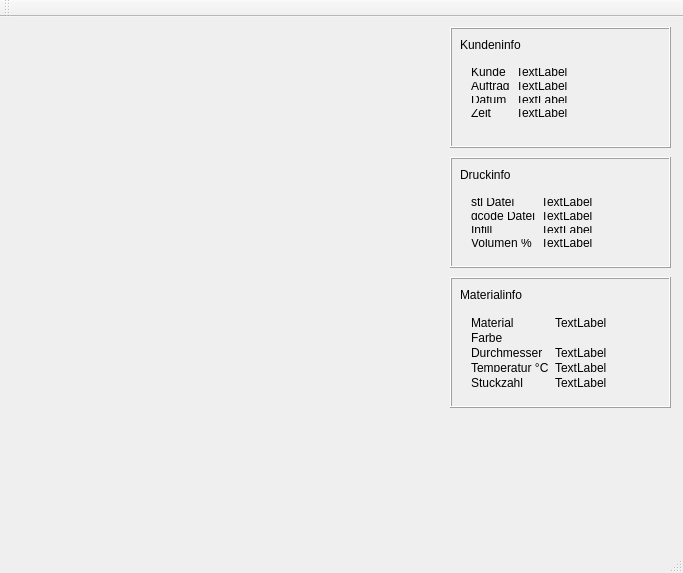
<?xml version="1.0" encoding="UTF-8"?>
<ui version="4.0">
 <class>MainWindow</class>
 <widget class="QMainWindow" name="MainWindow">
  <property name="geometry">
   <rect>
    <x>0</x>
    <y>0</y>
    <width>683</width>
    <height>573</height>
   </rect>
  </property>
  <property name="windowTitle">
   <string>MainWindow</string>
  </property>
  <widget class="QWidget" name="centralWidget">
   <widget class="QFrame" name="frame">
    <property name="geometry">
     <rect>
      <x>450</x>
      <y>10</y>
      <width>221</width>
      <height>121</height>
     </rect>
    </property>
    <property name="frameShape">
     <enum>QFrame::Box</enum>
    </property>
    <property name="frameShadow">
     <enum>QFrame::Raised</enum>
    </property>
    <widget class="QLabel" name="label_2">
     <property name="geometry">
      <rect>
       <x>10</x>
       <y>10</y>
       <width>81</width>
       <height>16</height>
      </rect>
     </property>
     <property name="text">
      <string>Kundeninfo</string>
     </property>
    </widget>
    <widget class="QWidget" name="formLayoutWidget">
     <property name="geometry">
      <rect>
       <x>10</x>
       <y>30</y>
       <width>201</width>
       <height>71</height>
      </rect>
     </property>
     <layout class="QFormLayout" name="formLayout">
      <item row="0" column="0">
       <widget class="QLabel" name="label">
        <property name="text">
         <string>Kunde</string>
        </property>
       </widget>
      </item>
      <item row="0" column="1">
       <widget class="QLabel" name="costumer_label">
        <property name="text">
         <string>TextLabel</string>
        </property>
       </widget>
      </item>
      <item row="1" column="0">
       <widget class="QLabel" name="label_3">
        <property name="text">
         <string>Auftrag</string>
        </property>
       </widget>
      </item>
      <item row="1" column="1">
       <widget class="QLabel" name="orderReference_label">
        <property name="text">
         <string>TextLabel</string>
        </property>
       </widget>
      </item>
      <item row="2" column="0">
       <widget class="QLabel" name="date_label_2">
        <property name="text">
         <string>Datum</string>
        </property>
       </widget>
      </item>
      <item row="2" column="1">
       <widget class="QLabel" name="date_label">
        <property name="text">
         <string>TextLabel</string>
        </property>
       </widget>
      </item>
      <item row="3" column="0">
       <widget class="QLabel" name="time_label_2">
        <property name="text">
         <string>Zeit</string>
        </property>
       </widget>
      </item>
      <item row="3" column="1">
       <widget class="QLabel" name="time_label">
        <property name="text">
         <string>TextLabel</string>
        </property>
       </widget>
      </item>
     </layout>
    </widget>
   </widget>
   <widget class="QFrame" name="frame_2">
    <property name="geometry">
     <rect>
      <x>450</x>
      <y>140</y>
      <width>221</width>
      <height>111</height>
     </rect>
    </property>
    <property name="frameShape">
     <enum>QFrame::Box</enum>
    </property>
    <property name="frameShadow">
     <enum>QFrame::Raised</enum>
    </property>
    <widget class="QLabel" name="label_4">
     <property name="geometry">
      <rect>
       <x>10</x>
       <y>10</y>
       <width>81</width>
       <height>16</height>
      </rect>
     </property>
     <property name="text">
      <string>Druckinfo</string>
     </property>
    </widget>
    <widget class="QWidget" name="formLayoutWidget_4">
     <property name="geometry">
      <rect>
       <x>10</x>
       <y>30</y>
       <width>201</width>
       <height>71</height>
      </rect>
     </property>
     <layout class="QFormLayout" name="formLayout_4">
      <item row="0" column="0">
       <widget class="QLabel" name="stlFile_label_2">
        <property name="text">
         <string>stl Datei</string>
        </property>
       </widget>
      </item>
      <item row="0" column="1">
       <widget class="QLabel" name="stlFile_label">
        <property name="text">
         <string>TextLabel</string>
        </property>
       </widget>
      </item>
      <item row="1" column="0">
       <widget class="QLabel" name="gcodeFile_label_2">
        <property name="text">
         <string>gcode Datei</string>
        </property>
       </widget>
      </item>
      <item row="1" column="1">
       <widget class="QLabel" name="gcodeFile_label">
        <property name="text">
         <string>TextLabel</string>
        </property>
       </widget>
      </item>
      <item row="2" column="0">
       <widget class="QLabel" name="infillStructureName_label_2">
        <property name="text">
         <string>Infill</string>
        </property>
       </widget>
      </item>
      <item row="2" column="1">
       <widget class="QLabel" name="infillStructureName_label">
        <property name="text">
         <string>TextLabel</string>
        </property>
       </widget>
      </item>
      <item row="3" column="0">
       <widget class="QLabel" name="volumenPercent_label_2">
        <property name="text">
         <string>Volumen %</string>
        </property>
       </widget>
      </item>
      <item row="3" column="1">
       <widget class="QLabel" name="infillVolumenPercent_label">
        <property name="text">
         <string>TextLabel</string>
        </property>
       </widget>
      </item>
     </layout>
    </widget>
   </widget>
   <widget class="QFrame" name="frame_3">
    <property name="geometry">
     <rect>
      <x>450</x>
      <y>260</y>
      <width>221</width>
      <height>131</height>
     </rect>
    </property>
    <property name="frameShape">
     <enum>QFrame::Box</enum>
    </property>
    <property name="frameShadow">
     <enum>QFrame::Raised</enum>
    </property>
    <widget class="QWidget" name="formLayoutWidget_3">
     <property name="geometry">
      <rect>
       <x>10</x>
       <y>30</y>
       <width>201</width>
       <height>91</height>
      </rect>
     </property>
     <layout class="QFormLayout" name="formLayout_3">
      <item row="0" column="0">
       <widget class="QLabel" name="filementMaterialName_label_2">
        <property name="text">
         <string>Material</string>
        </property>
       </widget>
      </item>
      <item row="0" column="1">
       <widget class="QLabel" name="filamentMaterialName_label">
        <property name="text">
         <string>TextLabel</string>
        </property>
       </widget>
      </item>
      <item row="1" column="0">
       <widget class="QLabel" name="filamentColor_label_2">
        <property name="text">
         <string>Farbe</string>
        </property>
       </widget>
      </item>
      <item row="1" column="1">
       <widget class="QLabel" name="filamentColor_label">
        <property name="text">
         <string/>
        </property>
       </widget>
      </item>
      <item row="2" column="0">
       <widget class="QLabel" name="filamenDiameter_label_2">
        <property name="text">
         <string>Durchmesser</string>
        </property>
       </widget>
      </item>
      <item row="2" column="1">
       <widget class="QLabel" name="filamenDiameter_label">
        <property name="text">
         <string>TextLabel</string>
        </property>
       </widget>
      </item>
      <item row="3" column="0">
       <widget class="QLabel" name="filamentTemperature_label_2">
        <property name="text">
         <string>Temperatur °C</string>
        </property>
       </widget>
      </item>
      <item row="3" column="1">
       <widget class="QLabel" name="filamentTemperature_label">
        <property name="text">
         <string>TextLabel</string>
        </property>
       </widget>
      </item>
      <item row="4" column="0">
       <widget class="QLabel" name="amount_label_2">
        <property name="text">
         <string>Stuckzahl</string>
        </property>
       </widget>
      </item>
      <item row="4" column="1">
       <widget class="QLabel" name="amount_label">
        <property name="text">
         <string>TextLabel</string>
        </property>
       </widget>
      </item>
     </layout>
    </widget>
    <widget class="QLabel" name="label_6">
     <property name="geometry">
      <rect>
       <x>10</x>
       <y>10</y>
       <width>81</width>
       <height>16</height>
      </rect>
     </property>
     <property name="text">
      <string>Materialinfo</string>
     </property>
    </widget>
   </widget>
  </widget>
  <widget class="QMenuBar" name="menuBar">
   <property name="geometry">
    <rect>
     <x>0</x>
     <y>0</y>
     <width>683</width>
     <height>20</height>
    </rect>
   </property>
  </widget>
  <widget class="QToolBar" name="mainToolBar">
   <attribute name="toolBarArea">
    <enum>TopToolBarArea</enum>
   </attribute>
   <attribute name="toolBarBreak">
    <bool>false</bool>
   </attribute>
  </widget>
  <widget class="QStatusBar" name="statusBar"/>
 </widget>
 <layoutdefault spacing="6" margin="11"/>
 <resources/>
 <connections/>
</ui>
